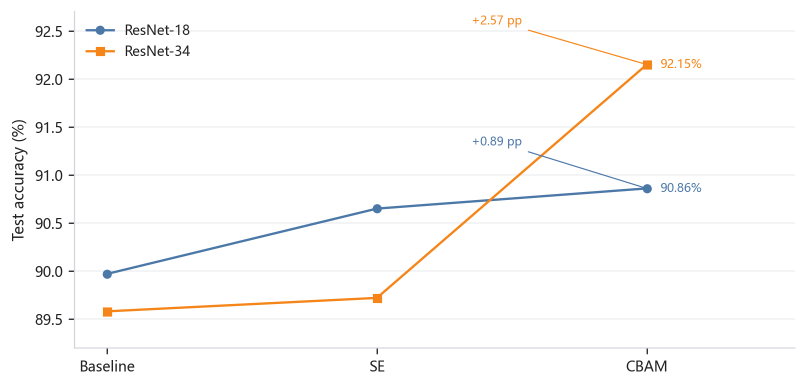
#> input picture tasks/task1_flower_classification/experiment_results/final_report/figures/task1_attention_comparison.png, 1614 x 773 px, given in place of image_06754.jpg, which was not available (shown at 1/2 size)
$ python make_task1_report_figures_cn.py
#> lines starting #> are read from the running program, lines starting #| are printed output that depends on the picture; pictures that were not available may be replaced by others from this repository, and a replacement may not be noted
from __future__ import annotations

from pathlib import Path

import numpy as np
import pandas as pd
from PIL import Image, ImageOps

import matplotlib.pyplot as plt
from matplotlib import font_manager
from matplotlib.colors import LinearSegmentedColormap


TASK_ROOT = Path(__file__).resolve().parents[1]
DATA_ROOT = TASK_ROOT / "data"
REPORT_ROOT = TASK_ROOT / "experiment_results" / "final_report"
FIGURES_DIR = REPORT_ROOT / "figures"
METRICS_PATH = (
    TASK_ROOT
    / "experiment_results"
    / "convnext_384_expansion"
    / "convnext_tiny_384_best_seed314_lr0p0001_wd1e-05_bs16_ls0p1"
    / "metrics.csv"
)

BLUE = "#4C78A8"
ORANGE = "#F58518"
TEAL = "#2A9D8F"
RED = "#E15759"
GREEN = "#59A14F"
GRAY = "#6B7280"
LIGHT_GRID = "#E5E7EB"
TEXT = "#222222"


def setup_style() -> None:
    preferred_fonts = [
        "Microsoft YaHei",
        "Noto Sans SC",
        "SimHei",
        "Source Han Sans SC",
        "Arial Unicode MS",
    ]
    available = {font.name for font in font_manager.fontManager.ttflist}
    for font in preferred_fonts:
        if font in available:
            plt.rcParams["font.sans-serif"] = [font]
            break
    plt.rcParams.update(
        {
            "axes.unicode_minus": False,
            "figure.facecolor": "white",
            "axes.facecolor": "white",
            "axes.edgecolor": "#D1D5DB",
            "axes.labelcolor": TEXT,
            "xtick.color": TEXT,
            "ytick.color": TEXT,
            "text.color": TEXT,
            "font.size": 9,
            "axes.titlesize": 10,
            "axes.titleweight": "normal",
            "axes.labelsize": 9,
            "axes.linewidth": 0.7,
            "legend.fontsize": 8,
            "xtick.labelsize": 8.5,
            "ytick.labelsize": 8.5,
            "savefig.dpi": 240,
            "savefig.facecolor": "white",
        }
    )


# [11 lines left out: functions save, clean_axes, not called in this run]


def image_tile(path: Path, size: tuple[int, int]) -> Image.Image:
#> called with size = (360, 280)
    image = Image.open(path).convert("RGB")
    image = ImageOps.contain(image, size, Image.Resampling.LANCZOS)
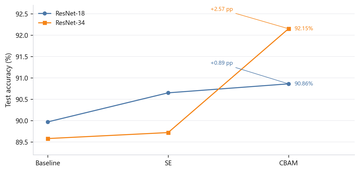
#> image: PIL image 360x172 RGB; mean R, G, B 251.6, 251.1, 250.7
    canvas = Image.new("RGB", size, "white")
#> canvas: PIL image 360x280 RGB; every value is 255
    x = (size[0] - image.width) // 2
#> x = 0
    y = (size[1] - image.height) // 2
#> y = 54
    canvas.paste(image, (x, y))
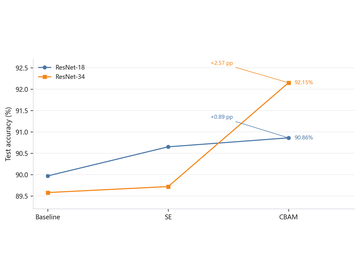
#> canvas: PIL image 360x280 RGB; mean R, G, B 252.9, 252.6, 252.3
    return canvas


def plot_dataset_samples() -> None:
    samples = [
        (1, "06754"),
        (6, "07184"),
        (15, "06370"),
        (23, "03414"),
        (34, "06949"),
        (42, "05714"),
        (51, "01443"),
        (60, "02974"),
        (72, "03593"),
        (84, "02596"),
        (95, "07530"),
        (102, "08024"),
    ]
    fig, axes = plt.subplots(3, 4, figsize=(10.4, 7.4), dpi=220)
    for ax, (cls, image_id) in zip(axes.ravel(), samples):
        img_path = DATA_ROOT / "jpg" / f"image_{image_id}.jpg"
        ax.imshow(image_tile(img_path, (360, 280)))
        ax.set_title(f"Class {cls:03d} / Image {image_id}", fontsize=8.5, pad=4)
        ax.axis("off")
#> pass 2 of the loop in plot_dataset_samples, `for ax, (cls, image_id) in zip(axes.ravel(), samples):`:
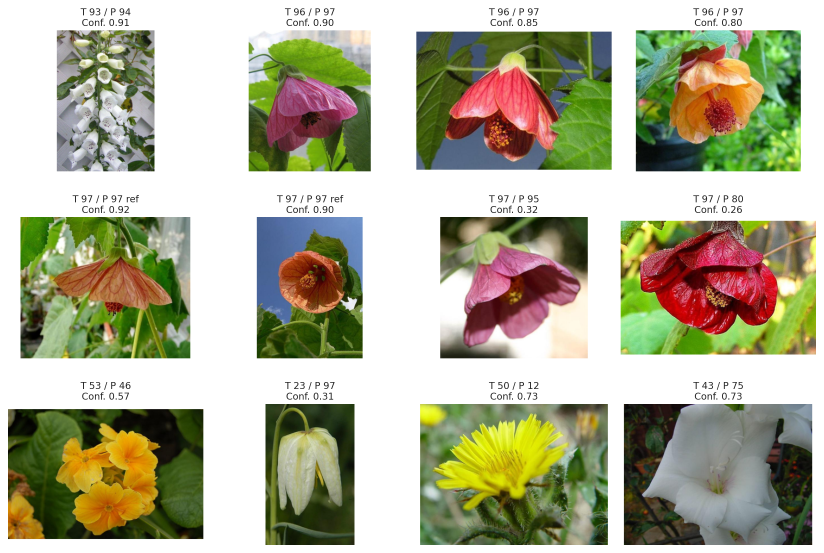
#> input picture tasks/task1_flower_classification/experiment_results/final_report/figures/task1_convnext384_misclassified_examples.png, 2471 x 1659 px, given in place of image_07184.jpg, which was not available (shown at 1/3 size)
#> in image_tile (call 2), `image = ImageOps.contain(image, size, Image.Resampling.LANCZOS)`:
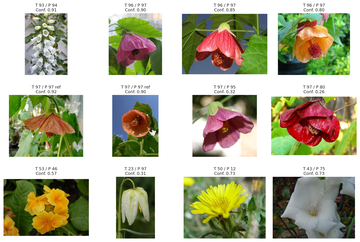
#> image: PIL image 360x242 RGB; mean R, G, B 176.2, 175.6, 149.8
#> in image_tile (call 2), `canvas.paste(image, (x, y))`:
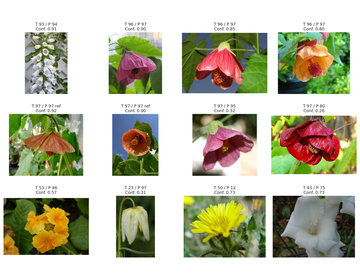
#> canvas: PIL image 360x280 RGB; mean R, G, B 186.9, 186.4, 164.1
    fig.tight_layout(w_pad=0.8, h_pad=0.8)
    save(fig, "task1_dataset_samples.png")


# [265 lines left out: functions plot_resolution_stability, plot_model_accuracy_comparison, plot_training_curves, plot_pretraining_ablation, plot_attention_comparison, pretty_model_name and 3 more, not called in this run]


def main() -> None:
    FIGURES_DIR.mkdir(parents=True, exist_ok=True)
    setup_style()
    plot_dataset_samples()
    plot_resolution_stability()
    plot_model_accuracy_comparison()
    plot_training_curves()
    plot_pretraining_ablation()
    plot_attention_comparison()
    plot_hyperparameter_heatmap()
    plot_top_confusions()
    plot_misclassified_examples()


if __name__ == "__main__":
#> (the run stopped early here; a loop or call above may not have finished)
